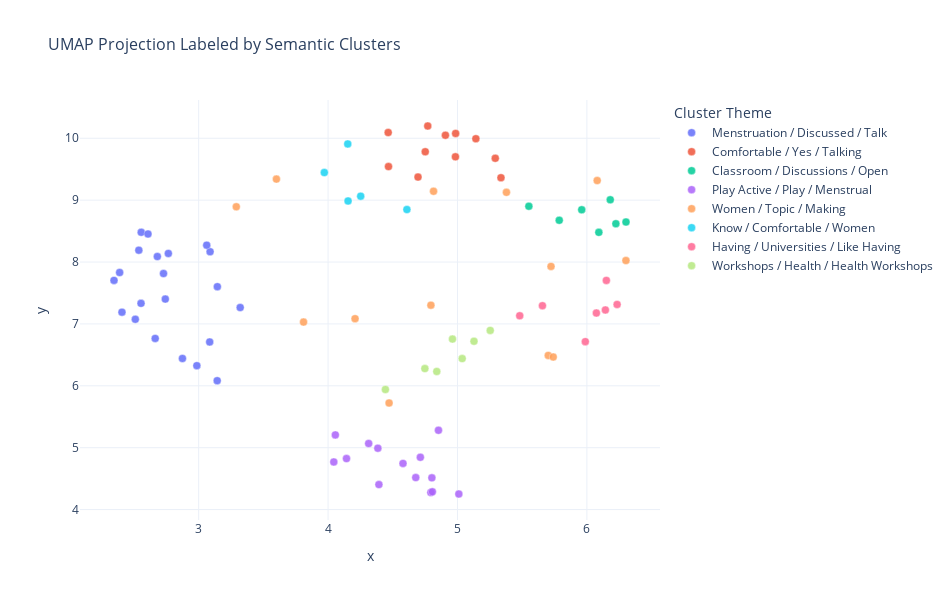

The notebook cell saved with this chart:
### Markdown cell above
#### Semantic Clustering with UMAP + HDBSCAN

### Code cell
# --- Imports ---
import umap
import hdbscan
import plotly.express as px
from sklearn.preprocessing import StandardScaler
from sklearn.feature_extraction.text import TfidfVectorizer

# --- Normalize embeddings ---
embeddings_scaled = StandardScaler().fit_transform(embeddings)

# --- UMAP dimensionality reduction ---
umap_reducer = umap.UMAP(
    n_neighbors=15,
    min_dist=0.05,
    n_components=2,
    random_state=RANDOM_STATE,
    metric='cosine'
)
umap_emb = umap_reducer.fit_transform(embeddings_scaled)

# --- HDBSCAN clustering ---
clusterer = hdbscan.HDBSCAN(
    min_cluster_size=3,
    metric='euclidean',
    cluster_selection_method='eom'
)
cluster_labels = clusterer.fit_predict(umap_emb)
df['embed_cluster'] = cluster_labels

# --- c-TF-IDF keyword extraction per cluster ---
cluster_docs = (
    df.groupby('embed_cluster')['clean_answer']
    .apply(lambda s: " ".join(s))
    .to_dict()
)

ctfidf = TfidfVectorizer(
    ngram_range=(1, 2),
    stop_words='english',
    max_features=3000
)
cluster_matrix = ctfidf.fit_transform(cluster_docs.values())
terms = np.array(ctfidf.get_feature_names_out())

# --- Identify top terms + assign human-readable labels ---
cluster_names = {}
print("\n Top Terms by Cluster (auto-labeled)\n")
for i, label in enumerate(cluster_docs.keys()):
    row = cluster_matrix[i].toarray().ravel()
    top = row.argsort()[-8:][::-1]
    top_terms = [terms[j] for j in top]

    # Generate simple descriptive cluster name (use 2–3 keywords)
    cluster_label = " / ".join(top_terms[:3]).title()
    cluster_names[label] = cluster_label

    print(f"Cluster {label} ({cluster_label}): {', '.join(top_terms)}")

# --- Add readable cluster names back to dataframe ---
df['cluster_name'] = df['embed_cluster'].map(cluster_names)

# --- Interactive visualization (Plotly) ---
fig = px.scatter(
    x=umap_emb[:, 0],
    y=umap_emb[:, 1],
    color=df['cluster_name'],
    hover_data={
        'interview_id': df['interview_id'],
        'short_answer': df['short_answer']
    },
    title='UMAP Projection Labeled by Semantic Clusters'
)
fig.update_traces(marker=dict(size=8, opacity=0.85, line=dict(width=0.4, color='white')))
fig.update_layout(
    title_font_size=16,
    legend_title_text='Cluster Theme',
    width=950, height=600,
    template='plotly_white'
)
fig.show()

### Figure 1 — Plotly figure (JSON) as saved in the notebook; plotly's stock layout.template omitted (floating-point values rounded to 4 significant figures)
{"data": [{"customdata": [["Interview_01", "Students, a lot. Faculty not a lot. Lot of discussion amongst females (including policies). Mixed gender – only the no. of leave days are discussed, not the actual topic of menstruation. No awareness "], ["Interview_02", "Amongst the students is smooth flowing especially amongst student peers and friends but when it comes to faculties and medical staff, the discussion is more contained. Menstruation is never about mens"], ["Interview_02", "Yes, I am comfortable talking about it with my peers specifically female peers. It is more comfortable to talk to female peers because I don’t have to overexplain the topic when discussed. It is barel"], ["Interview_02", "People are often very receptive when such discussions happen but the nature of these discussions in itself are stunted. Menstruation in mixed gender settings are just about the allied leave policy and"], ["Interview_04", "An array of reactions, the professors are mostly indifferent and it’s rather normalized. Menstruating individuals tend to indulge in such discussions more passionately than the ones who are not. Many "], ["Interview_05", "I am comfortable with talking about menstruation to anyone. I would say, this is due to my family background. Menstruation was always openly discussed from my childhood. And I feel menstruation is som"], ["Interview_05", "To be honest, I haven’t keenly observed people’s reactions to openly discussing menstruation. (For e.g, during instances like when I openly carry a sanitary pad in the class). However, I find my frien"], ["Interview_06", "It was discussed pretty often, not very openly though. Menstruation has been discussed during academic lectured as well. More vivid discussions happened during policy introductions. Experience varied "], ["Interview_06", "Encouraging open discussions, everyone should be a part of such discussions. In open settings when topics like menstrual leave policies are discussed, women should not be side lined, so that a better "], ["Interview_07", "There is no difference how the genders view menstruation, it’s mostly an open topic. The last discussion was around their mood swings during periods, that too amongst the peers"], ["Interview_07", "Atleast, at a university level, focus group discussions should take place involving everyone, where everything about menstruation should be discussed."], ["Interview_08", "The discussions about menstruation are very rare. With admin, it mostly happens while taking a menstrual leave. While the discussions are very prevalent with the female peers."], ["Interview_09", "I am very open about talking about menstruation with everyone from diverse backgrounds."], ["Interview_12", "I feel reasonably comfortable talking about menstruation with my peers regardless of their gender. It’s not uncommon for professors or students to bring up menstrual health in classroom discussions or"], ["Interview_12", "Most people have been mature and understanding during discussions on menstrual health in general. Personally, I haven’t observed any “male” discomfort or awkwardness. I’ve noticed that such reactions "], ["Interview_15", "Among my female friends it is quite common to talk about the discomfort or any problems related to periods, and I do have the same conversation with my male friend who is empathetic enough to understa"], ["Interview_15", "Yes it is very important that universities do this, because at some stage people need to have a conversation, men also need to be a part of this and understand what exactly mensturation is. In our soc"], ["Interview_16", "The issue is almost invisible in academic classes; it only exists on paper. People, especially faculty, seem uncomfortable when you try to talk about it openly. However, because we have a menstrual le"], ["Interview_16", "I feel completely comfortable discussing menstruation with my peers, and I don't feel awkward talking about it with others generally. It's a normal human body function, and everyone seems comfortable "], ["Interview_16", "I've noticed a clear awkwardness, which I believe stems from a generational gap. My male peers are very comfortable discussing menstruation, while the older generation seems quite reluctant. This sugg"], ["Interview_17", "At nalsar, we get one leave per month for menstruation. That helps in spreading awareness regarding it. But not every new comer might know this. So, they definitely take measures to make people more a"]], "hovertemplate": "color=Menstruation / Discussed / Talk<br>x=%{x}<br>y=%{y}<br>interview_id=%{customdata[0]}<br>short_answer=%{customdata[1]}<extra></extra>", "legendgroup": "Menstruation / Discussed / Talk", "marker": {"color": "#636efa", "line": {"color": "white", "width": 0.4}, "opacity": 0.85, "size": 8, "symbol": "circle"}, "mode": "markers", "name": "Menstruation / Discussed / Talk", "orientation": "v", "showlegend": true, "type": "scatter", "x": [2.875, 2.742, 2.555, 2.407, 2.51, 2.766, 2.538, 2.389, 3.085, 2.346, 3.321, 2.664, 3.144, 2.728, 2.556, 3.088, 3.062, 2.986, 2.681, 2.608, 3.143], "xaxis": "x", "y": [6.441, 7.401, 7.332, 7.19, 7.075, 8.139, 8.192, 7.831, 6.708, 7.704, 7.265, 6.765, 7.602, 7.814, 8.481, 8.167, 8.273, 6.325, 8.089, 8.453, 6.083], "yaxis": "y"}, {"customdata": [["Interview_01", "Yes, comfortable with peers, faculties, classrooms. But will halt the discussion if the other participant is not comfortable. Comfort does not depend on the other participant. The outlook changed with"], ["Interview_04", "Yes, but that’s a personal discourse. They are comfortable discussing the same because it has everything to do with them and not anyone else."], ["Interview_06", "Yes, I felt comfortable, although there were some inhibitions with different people. So the nature of discussion also at time depended on whoever was a part of the conversation."], ["Interview_07", "Yes, I feel comfortable regardless of whoever is a part of the conversation"], ["Interview_09", "Awkwardness, for sure, and sometimes, hesitation."], ["Interview_10", "The topic usually makes some people uncomfortable or awkward, while others react neutrally or try to be respectful but mostly avoid deeper discussion."], ["Interview_11", "My comfort level heavily depends on who I am talking to. I am completely alright talking about it with my peers, but not with professors, cause of the fear of awkwardness"], ["Interview_13", "Yes i am very comfortable"], ["Interview_15", "When I saw the mention of mensuration in a mixed gender setting, it was quiet normal and it was just part of a normal conversation."], ["Interview_17", "Yes it affects alot whom im talking to about it. I feel comfortable when its someone im close to. On the other hand i sometimes hesitate a bit when its someone in authority or my colleagues."], ["Interview_17", "Yes lately there’s a lot awareness among men around me. They understand rather than judge or assume things"]], "hovertemplate": "color=Comfortable / Yes / Talking<br>x=%{x}<br>y=%{y}<br>interview_id=%{customdata[0]}<br>short_answer=%{customdata[1]}<extra></extra>", "legendgroup": "Comfortable / Yes / Talking", "marker": {"color": "#EF553B", "line": {"color": "white", "width": 0.4}, "opacity": 0.85, "size": 8, "symbol": "circle"}, "mode": "markers", "name": "Comfortable / Yes / Talking", "orientation": "v", "showlegend": true, "type": "scatter", "x": [4.465, 5.292, 4.984, 4.986, 4.751, 5.336, 4.907, 4.77, 4.467, 5.142, 4.695], "xaxis": "x", "y": [10.09, 9.677, 9.7, 10.08, 9.782, 9.362, 10.05, 10.2, 9.543, 9.993, 9.373], "yaxis": "y"}, {"customdata": [["Interview_01", "Faculty has become more open about this, but the peers are still conservative. It becomes an awkward topic during open classroom discussions, where most of the peers restrain from contributing to the "], ["Interview_03", "Prevalent amongst the students, open discussions take place often, it’s not a taboo anymore. No specific instance with the faculties recalled, but pretty sure they are also open about the topic."], ["Interview_04", "It is not an active topic people engage just for the sake of it. No personal experience of discomfort during discussions. They are of the belief that the taboo comes more from the students rather than"], ["Interview_06", "Wide acceptance was there, but still there were not a lot of discussions with people who were not of a typical classroom setting, like non-teaching staff, professor."], ["Interview_08", "People were aware and discussions were very mature, in informal settings and even during classroom discussions about the topic."], ["Interview_14", "It is non-existent among the faculty/college. There is zero dialogue. However, among the students, it is fairly open."], ["Interview_17", "I think at our college I’ve always felt open talking about it. Whether it be with my friends or anyone in the office. At times, i have conveyed it to faculties as well. But i dont recall talking about"]], "hovertemplate": "color=Classroom / Discussions / Open<br>x=%{x}<br>y=%{y}<br>interview_id=%{customdata[0]}<br>short_answer=%{customdata[1]}<extra></extra>", "legendgroup": "Classroom / Discussions / Open", "marker": {"color": "#00cc96", "line": {"color": "white", "width": 0.4}, "opacity": 0.85, "size": 8, "symbol": "circle"}, "mode": "markers", "name": "Classroom / Discussions / Open", "orientation": "v", "showlegend": true, "type": "scatter", "x": [5.96, 6.092, 6.224, 5.786, 5.552, 6.302, 6.181], "xaxis": "x", "y": [8.845, 8.48, 8.619, 8.675, 8.902, 8.647, 9.006], "yaxis": "y"}, {"customdata": [["Interview_01", "Haven’t seen any menstrual aware campus in India. But it’s not a personal issue when empty pad dispensers are installed on campus. As a university, they should play an active role increasing awareness"], ["Interview_02", "Yes, institutes need to play an active role because students from different backgrounds come together at the same place and the field regarding these discussions are very uneven. So, the university sh"], ["Interview_04", "Yes, there should be such initiatives. Menstruation is mostly dealt with in a very tokenistic approach. University being a place of education an should play an active role to circumvent these prejudic"], ["Interview_05", "I have observed an openness to the topic of menstruation on campus. Menstruation is occasionally discussed during classes, and I found the faculty open to this. A sanitary napkin isn’t wrapped with a "], ["Interview_05", "Institutions definitely affect the shaping of people’s perspectives on menstruation. I don’t recall seeing any menstrual awareness activities on campus. But the existing campus culture as it is, is pr"], ["Interview_06", "Yes, universities should play an active role, because the broader school curriculums in India are not sufficient for the menstrual awareness."], ["Interview_07", "Yes, universities should play an active roll to make people, especially men, open minded and not perceive menstruation as something which only concerns the women."], ["Interview_08", "Yes, universities should play an active rolE to make people, especially men, open minded and sensitive not perceive menstruation as something which only concerns the women."], ["Interview_09", "In my grad school in the US, it is pretty openly discussed among all levels of study from undergraduates to post-docs to faculty. We also have a club/society named PERIOD. There is a lot of awareness "], ["Interview_10", "Menstruation isn’t openly discussed or addressed through any awareness initiatives on campus, but faculty members are generally understanding if someone needs to be excused from class due to it."], ["Interview_11", "YES, I think universities have a responsibility to make sure that it’s a safe space for all, and they should normalize the topic and support student health. Universities should provide free or easily "], ["Interview_12", "I absolutely think universities should play an active role in promoting menstrual awareness and inclusion. My college does well with accessible sanitary product dispensers (which don't really work mos"], ["Interview_15", "In my university washrooms there are pad dispensers present but they never work, so first I would like for them to be fully functional. Next step would be to conduct periods hygiene and health drive f"], ["Interview_16", "Yes, educating everyone on menstrual awareness will certainly help normalize it. At my university, it's quite an open topic. We not only have a menstrual leave policy for students but also provide acc"]], "hovertemplate": "color=Play Active / Play / Menstrual<br>x=%{x}<br>y=%{y}<br>interview_id=%{customdata[0]}<br>short_answer=%{customdata[1]}<extra></extra>", "legendgroup": "Play Active / Play / Menstrual", "marker": {"color": "#ab63fa", "line": {"color": "white", "width": 0.4}, "opacity": 0.85, "size": 8, "symbol": "circle"}, "mode": "markers", "name": "Play Active / Play / Menstrual", "orientation": "v", "showlegend": true, "type": "scatter", "x": [4.314, 4.802, 4.678, 4.142, 4.579, 5.011, 4.794, 4.806, 4.853, 4.044, 4.393, 4.713, 4.056, 4.385], "xaxis": "x", "y": [5.067, 4.512, 4.517, 4.824, 4.746, 4.251, 4.276, 4.287, 5.281, 4.769, 4.404, 4.845, 5.206, 4.992], "yaxis": "y"}, {"customdata": [["Interview_01", "Small initiatives like gender talks should include all the genders, as the conversation becomes one sided, making the discussions trivial as the counterpart is not even aware about what exactly happen"], ["Interview_02", "A mixed room discussion, making the topic more palatable through street plays or posters per say. Open discussions should be encouraged by the higher ups itself."], ["Interview_03", "Small groups are people are only comfortable, there’s a sort of hesitance and lack of a structured discussion, even within profoundly intellectual settings."], ["Interview_07", "The men mostly do not dominate the discussion, it’s mostly women who are a part of such discussions, but their still is an acceptance for the topic."], ["Interview_08", "Sensitization for women and men alike to remove hesitance and de-stigmatize the topic. Especially initiatives for women so that they understand that they can express it comfortably."], ["Interview_10", "Yes, I feel comfortable discussing it with peers and most professors, though a few still consider the topic somewhat taboo."], ["Interview_11", "The topic is quite invisible in formal academic spaces and generally limited to female-only settings. I haven’t seen any posters or official awareness drives around the university."], ["Interview_11", "I primarily observe awkwardness and silence. Female peers usually ask for products discreetly from their friends, making sure their male friends don’t hear them. This reaction definitely reflects broa"], ["Interview_11", "Including a segment on menstrual health literacy for all staff, faculty and students, which will help them to respond empathically and professionally if a student needs to bring it up. This will enfor"], ["Interview_12", "While there have been efforts to increase awareness, the topic still feels slightly invisible in mainstream college conversations. I do think openness has improved in recent years, but there is scope "], ["Interview_13", "Normalizing period talk and by initiating discussion groups."], ["Interview_14", "I am comfortable to have a conversation. It is a basic female human’s bodily function and if it is imperative to bring about change in the university in terms of hygiene awareness, education or provid"], ["Interview_14", "I definitely think so. Education of all genders on this topic is of equal importance. More campaigns, more open discussions, QnA sessions, or 1-1 counselling sessions. Free napkin dispensaries, proper"]], "hovertemplate": "color=Women / Topic / Making<br>x=%{x}<br>y=%{y}<br>interview_id=%{customdata[0]}<br>short_answer=%{customdata[1]}<extra></extra>", "legendgroup": "Women / Topic / Making", "marker": {"color": "#FFA15A", "line": {"color": "white", "width": 0.4}, "opacity": 0.85, "size": 8, "symbol": "circle"}, "mode": "markers", "name": "Women / Topic / Making", "orientation": "v", "showlegend": true, "type": "scatter", "x": [3.81, 5.723, 5.378, 4.815, 4.795, 6.08, 5.702, 3.291, 4.471, 6.302, 4.208, 3.601, 5.74], "xaxis": "x", "y": [7.03, 7.929, 9.127, 9.144, 7.303, 9.317, 6.491, 8.893, 5.723, 8.025, 7.085, 9.34, 6.465], "yaxis": "y"}, {"customdata": [["Interview_03", "Taboos have gradually decreased due to my education. The discomfort might prevail within my family, but comfortable with anyone in the college setting, but mostly female peers initiate the conversatio"], ["Interview_08", "Yes, I feel comfortable regardless of whoever is a part of the conversation. They are of the belief that menstruation is nothing to be uncomfortable about."], ["Interview_13", "Most people get flustered as it is still.seen as a women problem and hence not seen as a discussion worthy topic."], ["Interview_14", "I have noticed awkwardness but also mature discussions. I have noticed that seeking help or resources or adjustment around this process is not given the importance it needs to be. With mixed-gender, t"], ["Interview_15", "I might be more comfortable discussing it with my friends, men and women alike than in a group of people I don’t know. Among others who I’m not close to I don’t know how they will react, it can be pos"]], "hovertemplate": "color=Know / Comfortable / Women<br>x=%{x}<br>y=%{y}<br>interview_id=%{customdata[0]}<br>short_answer=%{customdata[1]}<extra></extra>", "legendgroup": "Know / Comfortable / Women", "marker": {"color": "#19d3f3", "line": {"color": "white", "width": 0.4}, "opacity": 0.85, "size": 8, "symbol": "circle"}, "mode": "markers", "name": "Know / Comfortable / Women", "orientation": "v", "showlegend": true, "type": "scatter", "x": [3.971, 4.152, 4.609, 4.252, 4.155], "xaxis": "x", "y": [9.446, 9.909, 8.849, 9.065, 8.987], "yaxis": "y"}, {"customdata": [["Interview_03", "Yes, definitely, because if mostly the final step of education, so having a narrow thinking might hamper decision making. Per se, in corporate one might exclude a very relevant focus group."], ["Interview_04", "Universities should indulge in radical behavior to bring about a change, because people don’t change."], ["Interview_10", "Yeah, I think universities should definitely do more like having awareness sessions, better facilities, and more open conversations. It would surely make things feel a lot more normal and comfortable "], ["Interview_10", "Maybe just making the topic more normal like having casual discussions, better access to pads on campus, and teachers being more open about it."], ["Interview_13", "Yes universities should hold more seminars to improve awareness among both men and women."], ["Interview_14", "Already suggested above."], ["Interview_17", "Yes small initiatives make lots of difference. Open discussions about it or posters could help the cause"]], "hovertemplate": "color=Having / Universities / Like Having<br>x=%{x}<br>y=%{y}<br>interview_id=%{customdata[0]}<br>short_answer=%{customdata[1]}<extra></extra>", "legendgroup": "Having / Universities / Like Having", "marker": {"color": "#FF6692", "line": {"color": "white", "width": 0.4}, "opacity": 0.85, "size": 8, "symbol": "circle"}, "mode": "markers", "name": "Having / Universities / Like Having", "orientation": "v", "showlegend": true, "type": "scatter", "x": [6.143, 6.073, 6.234, 6.151, 5.988, 5.481, 5.657], "xaxis": "x", "y": [7.225, 7.176, 7.314, 7.703, 6.714, 7.132, 7.295], "yaxis": "y"}, {"customdata": [["Interview_03", "Should start from the top management, to bring about a cultural change, include it in formal education (if possible), seminars and awareness camps. During fests, where the audience footfall is wide, m"], ["Interview_05", "I feel, conducting menstrual health workshops especially for the non-teaching staff (garden workers, mess staff, hostel care takers and workers) are necessary today."], ["Interview_09", "Definitely more awareness through seminars, sharing stories on reproductive health by various speakers, etc."], ["Interview_09", "More health and well being workshops."], ["Interview_12", "Regular gender-sensitivity workshops, more peer-led discussions, and awareness drives can help increase understanding and comfort. Even small steps, such as sharing some interesting articles or short "], ["Interview_13", "Discussed at level of health and awareness drives."], ["Interview_16", "I believe that Gender Sensitivity Training and health workshops would definitely help normalize the topic. Simple measures like awareness posters or informational WhatsApp messages would also contribu"]], "hovertemplate": "color=Workshops / Health / Health Workshops<br>x=%{x}<br>y=%{y}<br>interview_id=%{customdata[0]}<br>short_answer=%{customdata[1]}<extra></extra>", "legendgroup": "Workshops / Health / Health Workshops", "marker": {"color": "#B6E880", "line": {"color": "white", "width": 0.4}, "opacity": 0.85, "size": 8, "symbol": "circle"}, "mode": "markers", "name": "Workshops / Health / Health Workshops", "orientation": "v", "showlegend": true, "type": "scatter", "x": [4.748, 4.443, 5.128, 4.961, 4.84, 5.253, 5.037], "xaxis": "x", "y": [6.278, 5.94, 6.72, 6.755, 6.232, 6.895, 6.439], "yaxis": "y"}], "layout": {"height": 600, "legend": {"title": {"text": "Cluster Theme"}, "tracegroupgap": 0}, "title": {"font": {"size": 16}, "text": "UMAP Projection Labeled by Semantic Clusters"}, "width": 950, "xaxis": {"anchor": "y", "domain": [0, 1], "title": {"text": "x"}}, "yaxis": {"anchor": "x", "domain": [0, 1], "title": {"text": "y"}}}}
